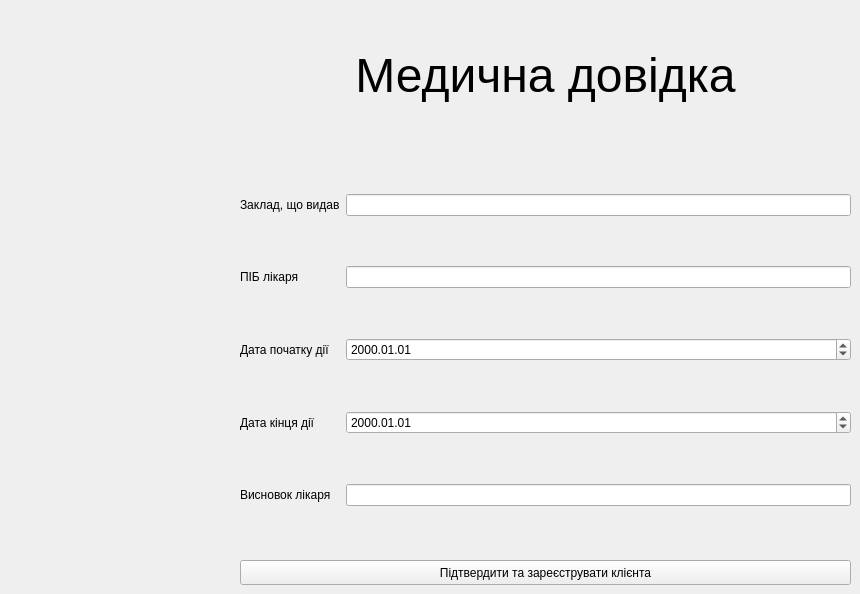
      <widget class="QWidget" name="page_4">
       <widget class="QLabel" name="label_3">
        <property name="geometry">
         <rect>
          <x>240</x>
          <y>0</y>
          <width>611</width>
          <height>151</height>
         </rect>
        </property>
        <property name="text">
         <string>&lt;html&gt;&lt;head/&gt;&lt;body&gt;&lt;p align=&quot;center&quot;&gt;&lt;span style=&quot; font-size:36pt;&quot;&gt;Медична довідка&lt;/span&gt;&lt;/p&gt;&lt;/body&gt;&lt;/html&gt;</string>
        </property>
       </widget>
       <widget class="QPushButton" name="createClientPushButton">
        <property name="geometry">
         <rect>
          <x>240</x>
          <y>560</y>
          <width>611</width>
          <height>25</height>
         </rect>
        </property>
        <property name="text">
         <string>Підтвердити та зареєструвати клієнта</string>
        </property>
       </widget>
       <widget class="QWidget" name="layoutWidget_4">
        <property name="geometry">
         <rect>
          <x>240</x>
          <y>150</y>
          <width>611</width>
          <height>401</height>
         </rect>
        </property>
        <layout class="QGridLayout" name="gridLayout_4">
         <item row="1" column="0">
          <widget class="QLabel" name="doctor_2">
           <property name="text">
            <string>ПІБ лікаря</string>
           </property>
          </widget>
         </item>
         <item row="3" column="0">
          <widget class="QLabel" name="enddate_2">
           <property name="text">
            <string>Дата кінця дії</string>
           </property>
          </widget>
         </item>
         <item row="2" column="0">
          <widget class="QLabel" name="startdate_2">
           <property name="text">
            <string>Дата початку дії</string>
           </property>
          </widget>
         </item>
         <item row="2" column="2">
          <widget class="QDateEdit" name="createclientStartDateEdit">
           <property name="displayFormat">
            <string>yyyy.MM.dd</string>
           </property>
          </widget>
         </item>
         <item row="1" column="2">
          <widget class="QLineEdit" name="createclientDoctorLineEdit"/>
         </item>
         <item row="4" column="0">
          <widget class="QLabel" name="decision_2">
           <property name="text">
            <string>Висновок лікаря</string>
           </property>
          </widget>
         </item>
         <item row="0" column="0">
          <widget class="QLabel" name="institution_2">
           <property name="text">
            <string>Заклад, що видав</string>
           </property>
          </widget>
         </item>
         <item row="4" column="2">
          <widget class="QLineEdit" name="createclientDecisionLineEdit"/>
         </item>
         <item row="0" column="2">
          <widget class="QLineEdit" name="createclientInstitutionLineEdit"/>
         </item>
         <item row="3" column="2">
          <widget class="QDateEdit" name="createclientEndDateEdit">
           <property name="displayFormat">
            <string>yyyy.MM.dd</string>
           </property>
          </widget>
         </item>
        </layout>
       </widget>
      </widget>
